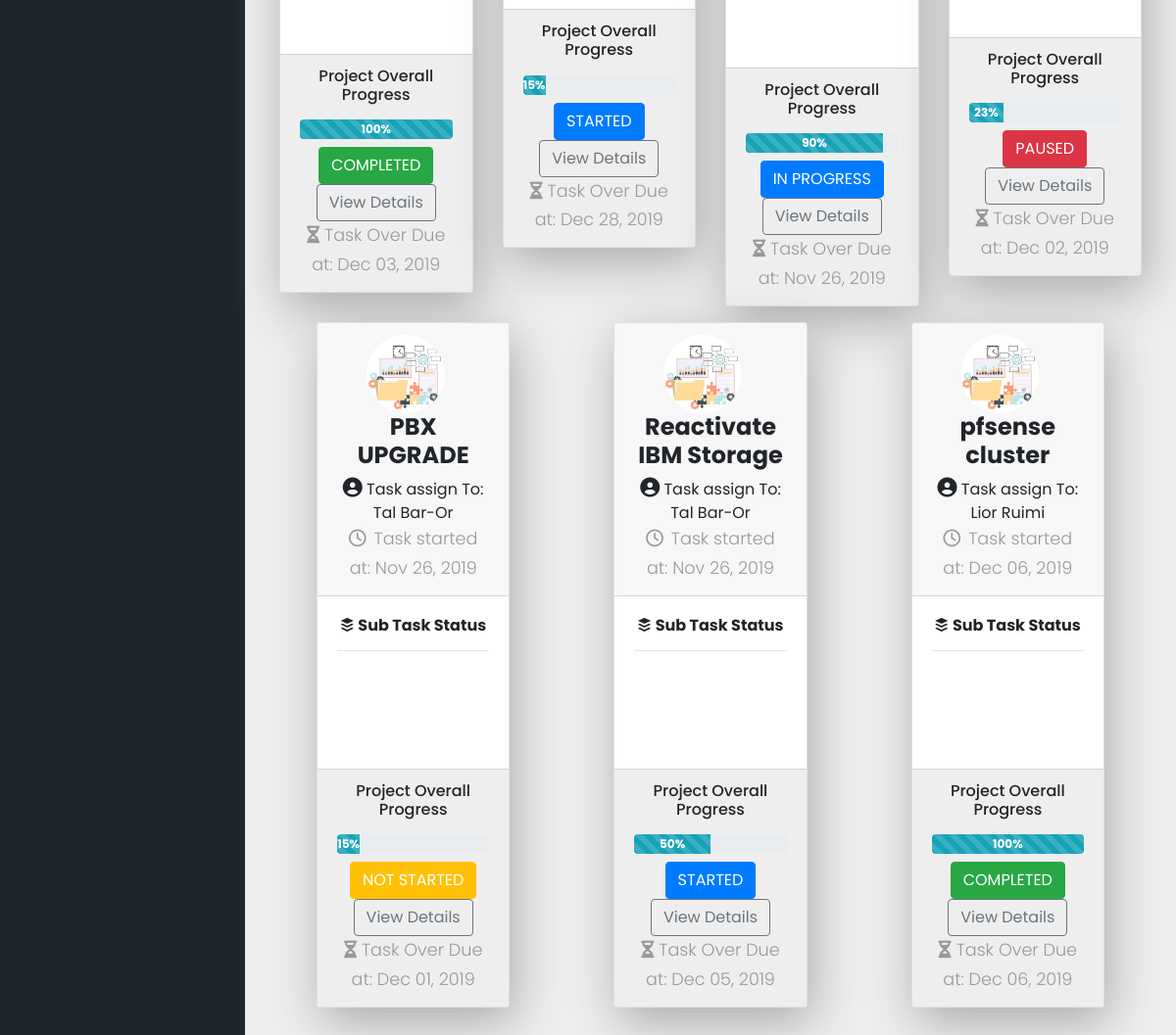
The page /task_view/ (lower part) on the database as committed earlier.
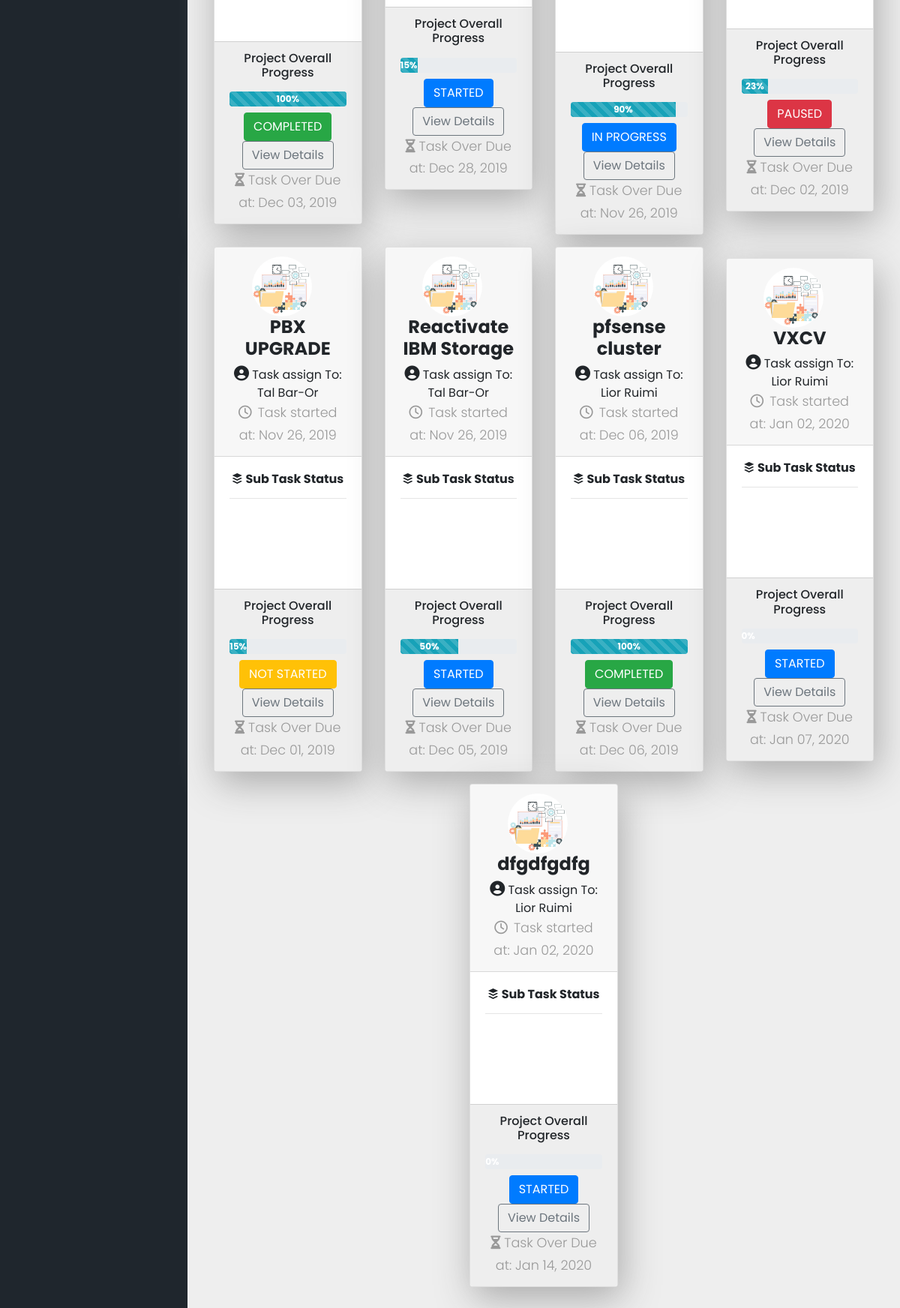
The same page on the database as committed later.
### ittasks/models.py (models this page shows, shortened)
class MainTask(models.Model):
    task_title = models.CharField(max_length=200)
    global_task_info = models.TextField(max_length=500,default=None)
    complete = models.BooleanField(default=False)
    overall_precent_complete = models.PositiveIntegerField(default=0)
    created_at = models.DateTimeField(default=datetime.datetime.now())
    updated_at = models.DateTimeField(default=datetime.datetime.now())
    due_date = models.DateTimeField(default=datetime.datetime.now())
    task_location = models.CharField(max_length=400, blank=True, null=True)
    global_task_assign = models.ForeignKey(UserProfile, on_delete=models.CASCADE, related_name="global_task_assign",default=1)
    TASK_STATUS_CHOICES = [
    ('ST', 'STARTED'),
    ('NS', 'NOT STARTED'),
    ('IP', 'IN PROGRESS'),
    ('PA', 'PAUSED'),
    ('CO', 'COMPLETED'),
    ]
    task_status = models.CharField(max_length=2,choices=TASK_STATUS_CHOICES,default='NOT STARTED')

class UserProfile(AbstractBaseUser):
    email = models.EmailField(verbose_name="email", max_length=60, unique=True)
    username = models.CharField(max_length=30, unique=True)
    first_name = models.CharField(max_length=30, unique=False)
    family_name = models.CharField(max_length=50, unique=False)
    date_joined = models.DateTimeField(verbose_name='date joined', auto_now_add=True)
    last_login = models.DateTimeField(verbose_name='last login', auto_now=True)
    is_admin = models.BooleanField(default=False)
    is_active = models.BooleanField(default=True)
    is_staff = models.BooleanField(default=False)
    is_superuser = models.BooleanField(default=False)
    profile_image = models.ImageField(upload_to='images/', default='images/def_user.png')
    teams_link = models.URLField(blank = True, max_length=200)
    mobile_phone = models.CharField(max_length=16, blank=True)
    user_location = models.CharField(max_length=80, blank=True)
    USERNAME_FIELD = 'email'
    REQUIRED_FIELDS = ['username']
    objects = MyAccountManager()

### ittasks/views.py (the view)
# urls.py: path("task_view/", TaskView.as_view(), name="task_view"),
class TaskView(TemplateView):
    template_name = "tasks_view.html"
    def get_context_data(self, **kwargs):
        context = super(TaskView, self).get_context_data(**kwargs)
        context['objtasks'] = MainTask.objects.all()
        return context

### ittasks/templates/tasks_view.html (shortened to what this page needs)
{% extends 'base.html'%}
{% load static from static %}
{% block content %}
    <link href="{% static 'css/tasks_view_style.css' %}" rel="stylesheet">
    <link href="{% static 'css/dataTables.bootstrap4.min.css' %}" rel="stylesheet">
    <section class="tasks-view">
      <div class="container-fluid" id="myGroup">
      <div class="collapse show" id="collapseSelector" data-parent="#myGroup">
        <div class="row justify-content-around align-items-center">
          {% if objtasks %}
        {% for tsobj  in objtasks %}
           <div class="col-xl-3 col-lg-4 col-sm-8 rotate">
            <div class="card text-center mb-3 book-card mx-auto">
                <div class="card-header">
                    <div>
    <img src="{% static 'img/pm-design.png' %}" class="rounded-circle mr-3" height="80px" width="80px" alt="avatar">
                        <h4 class="card-title font-weight-bold mb-2">{{tsobj.task_title}}</h4>
                        <i class="fas fa-user-circle" style="font-size:20px;"></i>   Task assign To: {{tsobj.global_task_assign.first_name}} {{tsobj.global_task_assign.family_name}}</li>
                        <p class="card-text"><i class="far fa-clock pr-2"></i>Task started at: {{tsobj.created_at | date:"M d, Y" }}</p>
                      </div>
                </div>
                <div class="card-body">
                  <h6 class=""><span><i class="fab fa-buffer"></i></span> <strong>Sub Task Status</strong> </h6>
                  <hr>
                </div>
                <div class="card-footer">
                    <h6 class="mb-3">Project Overall Progress</h6>
                    <div class="progress mb-2" style="height: 20px">
                      <div class="progress-bar progress-bar-striped font-weight-bold bg-info" style="width: {{tsobj.overall_precent_complete}}%">
                         {{tsobj.overall_precent_complete}}%
                      </div>
                    </div>
                    {% if tsobj.get_task_status_display == 'STARTED' or tsobj.get_task_status_display == 'IN PROGRESS' %}
                      <button type="button" class="btn btn-primary text-white">{{tsobj.get_task_status_display}}</button>
                    {% elif tsobj.get_task_status_display == 'NOT STARTED' %}
                      <button type="button" class="btn btn-warning text-white">{{tsobj.get_task_status_display}}</button>
                    {% elif tsobj.get_task_status_display == 'PAUSED' %}
                      <button type="button" class="btn btn-danger text-white">{{tsobj.get_task_status_display}}</button>
                    {% elif tsobj.get_task_status_display == 'COMPLETED' %}
                      <button type="button" class="btn btn-success text-white">{{tsobj.get_task_status_display}}</button>
                    {% endif %}
                    <button type="button" class="btn btn-outline-secondary"><a href="#"> View Details</a></button>
                    <p class="card-text"><i class="fas fa-hourglass-half"></i> Task Over Due at: {{tsobj.due_date | date:"M d, Y" }}</p>
                </div>
              </div>
          </div>
   {% endfor %}
   {% endif %}
        </div>
      </div>
    </div>
    </section>
   {% endblock content %}

### ittasks/templates/base.html (shortened to what this page needs)
{% load static %}
<!DOCTYPE html>
<html>
<head>
    <link rel="stylesheet" href="https://stackpath.bootstrapcdn.com/bootstrap/4.1.0/css/bootstrap.min.css">
    <link rel="stylesheet" href="{% static 'css/base.css' %}">
    <link rel="stylesheet" href="https://cdn.materialdesignicons.com/4.5.95/css/materialdesignicons.min.css">
    <link rel="stylesheet" href="https://cdnjs.cloudflare.com/ajax/libs/jquery-datetimepicker/2.5.20/jquery.datetimepicker.css" />
</head>
<body>
    <div class="wrapper">
        <nav id="sidebar">
        </nav>
        <div id="content">
            <{% block content %}
            {% endblock content %}
        </div>
    </div>
</body>
</html>

### static/css/base.css (style rules this page uses)
body { font-family: 'Poppins', sans-serif; background: #eeeeee; }
p { font-family: 'Poppins', sans-serif; font-size: 1.1em; font-weight: 300; line-height: 1.7em; color: #999; }
a, a:hover, a:focus { color: inherit; text-decoration: none; transition: all 0.3s; }
i, span { display: inline-block; }
.wrapper { display: flex; align-items: stretch; }
#sidebar { min-width: 250px; max-width: 250px; background: #1F262D; color: #fff; transition: all 0.3s; padding-top: 72px; }
#content { width: 100%; padding: 20px; min-height: 100vh; transition: all 0.3s; }
.card-footer { background-color: #EEE; }

### static/css/tasks_view_style.css (style rules this page uses)
.book-card { position: relative; box-shadow: 5px 15px 50px #aaa; max-width: 420px; overflow: hidden; transition: all .8s; }
.rotate { perspective: 100rem; }

Rows that differ between the two databases and show on the page:
added MainTask: task_title "VXCV", global_task_assign.first_name "Lior", global_task_assign.family_name "Ruimi", created_at "Jan 02, 2020", overall_precent_complete "0", task_status "STARTED", due_date "Jan 07, 2020"
added MainTask: task_title "dfgdfgdfg", global_task_assign.first_name "Lior", global_task_assign.family_name "Ruimi", created_at "Jan 02, 2020", overall_precent_complete "0", task_status "STARTED", due_date "Jan 14, 2020"
